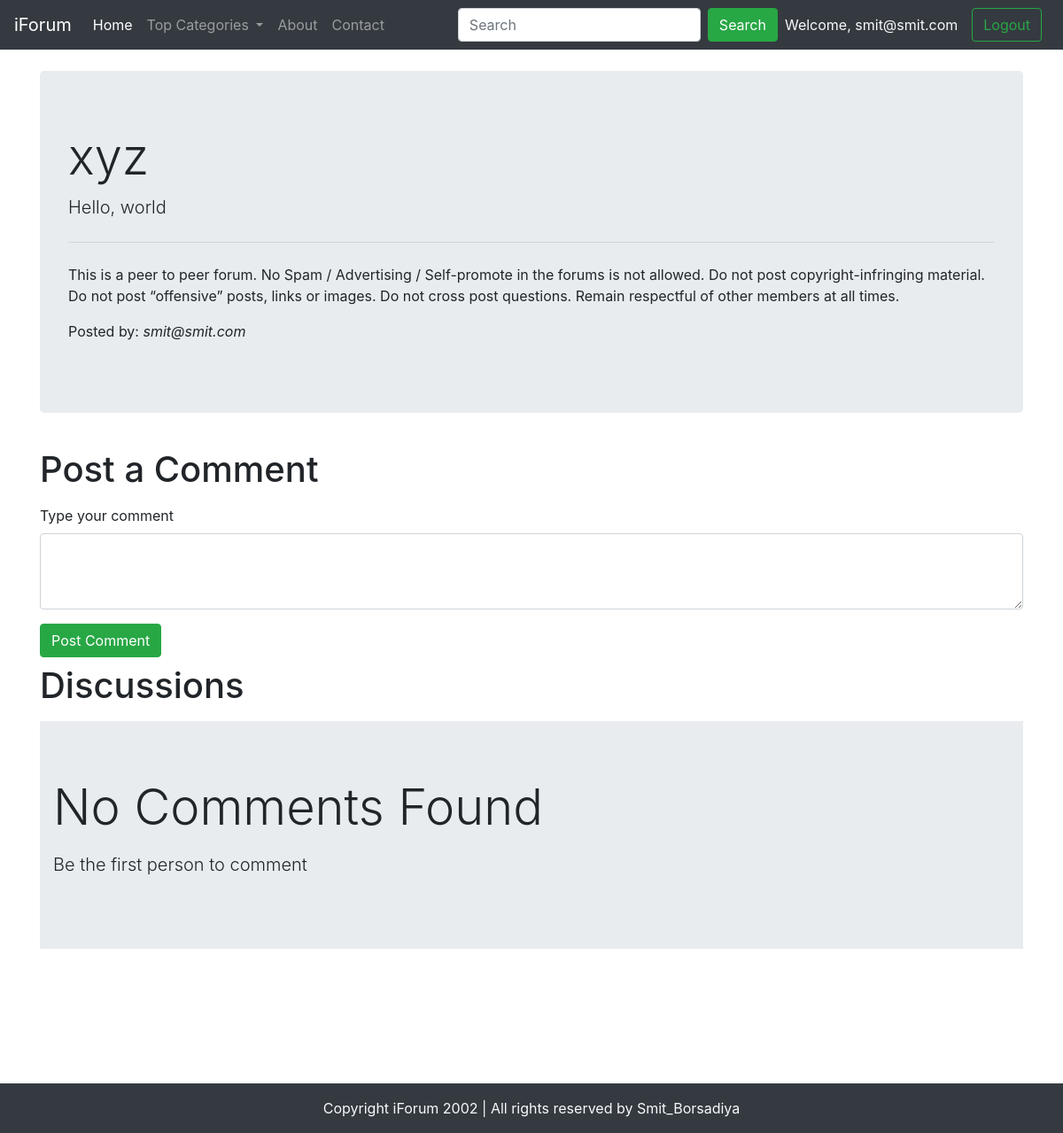
The app's page /thread.php?threadid=13 (signed in) with its own data.
### tables this page shows
CREATE TABLE `threads` (
  `thread_id` int(7) NOT NULL,
  `thread_title` varchar(255) NOT NULL,
  `thread_desc` text NOT NULL,
  `thread_cat_id` int(7) NOT NULL,
  `thread_user_id` int(7) NOT NULL,
  `timestamp` datetime NOT NULL DEFAULT current_timestamp()
);

CREATE TABLE `users` (
  `sno` int(11) NOT NULL,
  `user_email` varchar(30) NOT NULL,
  `user_pass` varchar(255) NOT NULL,
  `timestamp` datetime NOT NULL DEFAULT current_timestamp()
);

### thread.php (the view, shortened to what this page needs)
<!doctype html>
<html lang="en">
<head>
    <link rel="stylesheet" href="https://stackpath.bootstrapcdn.com/bootstrap/4.5.0/css/bootstrap.min.css"
>
</head>
<body>
    <?php include 'partials/_dbconnect.php';?>
    <?php include 'partials/_header.php';?>
    <?php
    $id = $_GET['threadid'];
    $sql = "SELECT * FROM `threads` WHERE thread_id=$id";
    $result = mysqli_query($conn, $sql);
    while($row = mysqli_fetch_assoc($result)){
        $title = $row['thread_title'];
        $desc = $row['thread_desc'];
        $thread_user_id = $row['thread_user_id'];
        $sql2 = "SELECT user_email FROM `users` WHERE sno='$thread_user_id'";
        $result2 = mysqli_query($conn, $sql2);
        $row2 = mysqli_fetch_assoc($result2);
        $posted_by = $row2['user_email'];
    }
    ?>
    <div class="container my-4">
        <div class="jumbotron">
            <h1 class="display-4"><?php echo $title;?></h1>
            <p class="lead">  <?php echo $desc;?></p>
            <hr class="my-4">
            <p>This is a peer to peer forum. No Spam / Advertising / Self-promote in the forums is not allowed. Do not post copyright-infringing material. Do not post “offensive” posts, links or images. Do not cross post questions. Remain respectful of other members at all times.</p>
            <p>Posted by: <em><?php echo $posted_by; ?></em></p>
        </div>
    </div>
     <?php
    if(isset($_SESSION['loggedin']) && $_SESSION['loggedin']==true){
    echo '<div class="container">
        <h1 class="py-2">Post a Comment</h1>
        <form action= "'. $_SERVER['REQUEST_URI'] . '" method="post">
            <div class="form-group">
                <label for="exampleFormControlTextarea1">Type your comment</label>
                <textarea class="form-control" id="comment" name="comment" rows="3"></textarea>
                <input type="hidden" name="sno" value="'. $_SESSION["sno"]. '">
            </div>
            <button type="submit" class="btn btn-success">Post Comment</button>
        </form>
    </div>';
    }
    ?>
    <div class="container mb-5" id="ques">
        <h1 class="py-2">Discussions</h1>
       <?php
    $noResult = true;
        if($noResult){
            echo '<div class="jumbotron jumbotron-fluid">
                    <div class="container">
                        <p class="display-4">No Comments Found</p>
                        <p class="lead"> Be the first person to comment</p>
                    </div>
                 </div> ';
        }
    ?>
    </div>
    <?php include 'partials/_footer.php';?>
</body>
</html>

### thread.php (style rules this page uses)
#ques { min-height: 433px; }

### records on screen
threads: thread_title "xyz", thread_desc "Hello, world"
users: user_email "smit@smit.com"

### other values on screen
$_SESSION['useremail'] "smit@smit.com"
